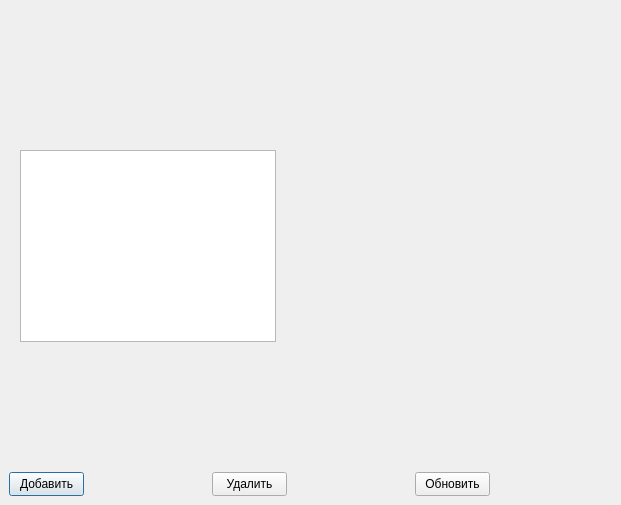
<?xml version="1.0" encoding="UTF-8"?>
<ui version="4.0">
 <class>ConnectCodes</class>
 <widget class="QDialog" name="ConnectCodes">
  <property name="geometry">
   <rect>
    <x>0</x>
    <y>0</y>
    <width>621</width>
    <height>505</height>
   </rect>
  </property>
  <property name="windowTitle">
   <string>Dialog</string>
  </property>
  <widget class="QPushButton" name="AddB">
   <property name="geometry">
    <rect>
     <x>9</x>
     <y>472</y>
     <width>75</width>
     <height>24</height>
    </rect>
   </property>
   <property name="text">
    <string>Добавить</string>
   </property>
  </widget>
  <widget class="QPushButton" name="DeleteB">
   <property name="geometry">
    <rect>
     <x>212</x>
     <y>472</y>
     <width>75</width>
     <height>24</height>
    </rect>
   </property>
   <property name="text">
    <string>Удалить</string>
   </property>
  </widget>
  <widget class="QPushButton" name="UpdateTableB">
   <property name="geometry">
    <rect>
     <x>415</x>
     <y>472</y>
     <width>75</width>
     <height>24</height>
    </rect>
   </property>
   <property name="text">
    <string>Обновить</string>
   </property>
  </widget>
  <widget class="QTableView" name="DatabaseTableView">
   <property name="geometry">
    <rect>
     <x>20</x>
     <y>150</y>
     <width>256</width>
     <height>192</height>
    </rect>
   </property>
  </widget>
 </widget>
 <resources/>
 <connections/>
</ui>
